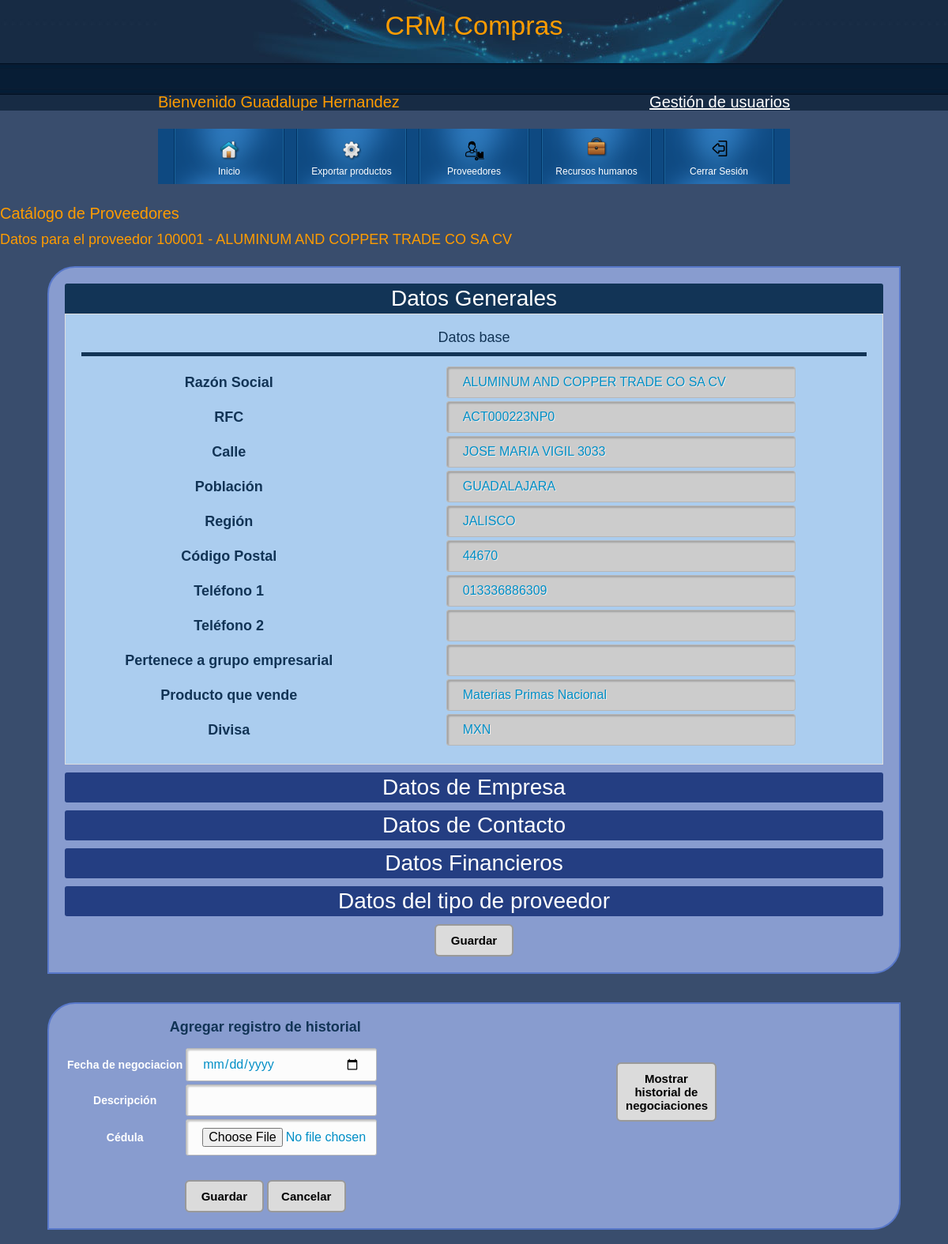
Screenshot of /CRMcompras/formulario.php?idProveedor=100001 (signed in) with the database file from the repository.
### tables this page shows
CREATE TABLE `Proveedores` (
  `numProveedor` int(20) NOT NULL COMMENT 'Clave del proveedor',
  `PaginaWeb` varchar(200) NOT NULL COMMENT 'Sitio web del proveedor',
  `TieneFiliales` tinyint(1) NOT NULL COMMENT 'El provedoor tiene filiales?',
  `NombresFiliales` varchar(200) NOT NULL COMMENT 'Nombre de las filiales del proveedor',
  `FechaFundacion` date NOT NULL COMMENT 'fecha de fundación del proveedor',
  `Contacto1` varchar(100) NOT NULL COMMENT 'Nombre del primer contacto',
  `Contacto2` varchar(100) NOT NULL COMMENT 'Nombre del segundo contacto',
  `Contacto3` varchar(100) NOT NULL COMMENT 'Nombre del tercer contacto',
  `Cargo1` varchar(100) NOT NULL COMMENT 'Cargo del primer contacto',
  `Cargo2` varchar(100) NOT NULL COMMENT 'Cargo del segundo contacto',
  `Cargo3` varchar(100) NOT NULL COMMENT 'Cargo del tercer contacto',
  `Correo1` varchar(100) NOT NULL COMMENT 'Correo del primer contacto',
  `Correo2` varchar(100) NOT NULL COMMENT 'Correo del segundo contacto',
  `Correo3` varchar(100) NOT NULL COMMENT 'Correo del tercer contacto',
  `ProveedorUnico` varchar(100) NOT NULL COMMENT 'Es el unico proveedor que nos provee lo mismo que el?',
  `ProveedorPrincipalAlterno` varchar(100) NOT NULL COMMENT 'Que otro proveedor nos surte lo mismo?',
  `ProveedorConfiable` varchar(100) NOT NULL COMMENT 'El proveedor es confiable?',
  `ProveedorCondicionado` varchar(100) NOT NULL COMMENT 'El proveedor es condicional?',
  `CantidadEmpleados` int(11) NOT NULL COMMENT 'Cuantos empleados tiene?',
  `CantidadClientes` int(11) NOT NULL COMMENT 'Cuantos clientes maneja?',
  `VentasAnioAnterior2` varchar(20) NOT NULL COMMENT 'Cuabto vendió hace dos años',
  `VentasAnioAnterior1` varchar(20) NOT NULL COMMENT 'Cuabto vendió hace un años',
  `FacilmenteSustituible` varchar(20) NOT NULL COMMENT 'Podemos sustituirlo fácilmente?',
  `PartRelativaHelvexVentas` float NOT NULL COMMENT 'Que tanta participación tienen sus productos en nuestras ventas',
  `TasaDeDescuento` int(2) NOT NULL COMMENT 'Tasa de descuento que ofrece',
  `TieneSistemaCalidad` varchar(5) DEFAULT NULL COMMENT 'Tiene sistema de calidad?',
  `ProblemasCalidad6Meses` varchar(5) DEFAULT NULL COMMENT 'Ha tenido problemas de calidad en los últimos 6 meses?',
  `DesdeCuandoEsVendedor` date NOT NULL COMMENT 'Desde cuando nos vende?',
  `CondicionesPago` varchar(500) NOT NULL COMMENT 'Aplican condiciones de pago?',
  `Incremento` varchar(200) NOT NULL COMMENT 'Porcentaje de incremento de precios'
);

CREATE TABLE `DatosSAP` (
  `Numero` int(18) NOT NULL COMMENT 'id de proveedor',
  `RazonSocial` varchar(100) NOT NULL COMMENT 'nombre del proveedor',
  `Nombre2` varchar(30) NOT NULL COMMENT 'nombre opcional del proveedor',
  `RFC` varchar(18) NOT NULL COMMENT 'RFC del proveedor',
  `Calle` varchar(50) NOT NULL COMMENT 'Calle de la dirección del proveedor',
  `Poblacion` varchar(50) NOT NULL COMMENT 'Población de la dirección del proveedor',
  `Pais` varchar(30) NOT NULL COMMENT 'País del proveedor',
  `Region` varchar(50) NOT NULL COMMENT 'Región del proveedor',
  `CP` varchar(5) NOT NULL COMMENT 'Código Postal del proveedor',
  `PerteneceaGrupoEmpresarial` varchar(20) NOT NULL COMMENT 'Grupo Empresaial al que pertenece el proveedor',
  `Tel1` varchar(15) NOT NULL COMMENT 'Teléfono principal',
  `OrdenesCompraAnioAnterior2Cantidad` int(10) NOT NULL COMMENT 'Cantidad de ordenes de trabajo que Helvex tiene con este proveedor del año antepasado',
  `Tel2` varchar(15) NOT NULL COMMENT 'Teléfono adicional',
  `TipoMaterialQueVende` varchar(100) NOT NULL COMMENT 'Tipo de material que vende el proveedor',
  `ProductoQueVende` varchar(100) NOT NULL COMMENT 'Producto que vende o que le compra Helvex a éste proveedor',
  `Divisa` varchar(3) NOT NULL COMMENT 'Divisa en la que opera el proveedor',
  `OrdenesCompraAnioAnterior1Cantidad` int(10) NOT NULL COMMENT 'Cantidad de ordenes de trabajo que Helvex tiene con este proveedor del año pasado',
  `OrdenesCompraAnioCantidad` int(10) NOT NULL COMMENT 'Cantidad de ordenes de trabajo que Helvex tiene con este provedor del año actual',
  `OrdenesCompraAnioAnterior2Importe` varchar(20) NOT NULL COMMENT 'Importe de ordenes de trabajo que Helvex tiene con este proveedor del año antepasado',
  `OrdenesCompraAnioAnterior1Importe` varchar(20) NOT NULL COMMENT 'Importe de ordenes de trabajo que Helvex tiene con este proveedor del año pasado',
  `OrdenesCompraAnioImporte` varchar(20) NOT NULL COMMENT 'Importe de ordenes de trabajo que Helvex tiene con este provedor del año actual',
  `Moneda` varchar(3) NOT NULL COMMENT 'Moneda con la que le pagamos a éste proveedor',
  `PagosRelizadosAnioAnterior2` varchar(20) NOT NULL COMMENT 'Monto pagado del año antepasado',
  `PagosRelizadosAnioAnterior1` varchar(20) NOT NULL COMMENT 'Monto pagado del año pasado',
  `PagosRelizadosAnio` varchar(20) NOT NULL COMMENT 'MOnto pagado del año en curso',
  `PagosPorRealizar` varchar(20) NOT NULL COMMENT 'Monto de pagos por realizar'
);

### CRMcompras/formulario.php (the view, shortened to what this page needs)
<?php
  include "cabecera.php";
  include "save.php";
?>
</head>
<body>
<?php
if ($_SESSION['nombre'])
{
  $idProveedor=$_GET['idProveedor'];
  $query="select Proveedores.*, DatosSAP.* from Proveedores inner join DatosSAP
  on Proveedores.numProveedor = DatosSAP.Numero
  where numProveedor='$idProveedor'";
  $resultado=mysql_query($query);
  while ($fila = mysql_fetch_assoc($resultado)) {
   @$RazonSocial=$fila['RazonSocial'];
   @$RFC=$fila['RFC'];
   @$Calle=$fila['Calle'];
   @$Poblacion=$fila['Poblacion'];
   @$Region=$fila['Region'];
   @$CP=$fila['CP'];
   @$Tel1=$fila['Tel1'];
   @$Tel2=$fila['Tel2'];
   @$PerteneceaGrupoEmpresarial=$fila['PerteneceaGrupoEmpresarial'];
   @$ProductoQueVende=$fila['ProductoQueVende'];
   @$Divisa=$fila['Divisa'];
  }
?>
<h3>Cat&aacute;logo de Proveedores</h3>
<h4>Datos para el proveedor <?php echo $idProveedor.' - '.$RazonSocial;?></h4>
<form name="Form1" id="Form1" method="POST" enctype="multipart/form-data" action="save.php">
<div class="accordionWrapper">
<div class="accordionItem open" id="ai1">
<h2 class="accordionItemHeading" onclick="toogleAc('ai1');">Datos Generales</h2>
<div class="accordionItemContent">
  Datos base <br>
              <table width="100%" style="text-align: center; border-top: 5px solid #123456; padding-top: 1%; margin-top: 1%;">
              <tr>
                <td><b>Raz&oacute;n Social</b></td>
                <td><input type="text" class="datosBase" name="RazonSocial" id="RazonSocial"
                     placeholder="Linea 1" disabled="disabled" value="<?php if (isset($RazonSocial)) {echo @utf8_decode($RazonSocial);}?>">
                </td>
              </tr>
              <tr>
                <td><b>RFC</b></td>
                <td>
                <input type="text" class="datosBase" disabled="disabled" name="RFC" id="RFC"
                     placeholder="Linea 2" value="<?php if (isset($RFC)) {echo @utf8_decode($RFC);}?>">
              </td>
              </tr>
              <td><b>Calle</b></td>
                <td>
                <input type="text" class="datosBase" disabled="disabled" name="Calle" id="Calle"
                     placeholder="Linea 3" value="<?php if (isset($Calle)) {echo @utf8_decode($Calle);}?>">
                </td>
              <td><b>Poblaci&oacute;n</b></td>
                <td>
                <input type="text" class="datosBase" disabled="disabled" name="Poblacion" id="Poblacion"
                      value="<?php if (isset($Poblacion)) {echo @utf8_decode($Poblacion);}?>">
                </td>
              <td><b>Regi&oacute;n</b></td>
                <td>
                <input type="text" class="datosBase" disabled="disabled" name="Region" id="Region"
                      value="<?php if (isset($Region)) {echo @$Region;}?>">
               </td>
              <td><b>C&oacute;digo Postal</b></td>
                <td>
                <input type="text" class="datosBase" disabled="disabled" name="CP" id="CP"
                      value="<?php if (isset($CP)) {echo @utf8_decode($CP);}?>">
               </td>
              <td><b>Tel&eacute;fono 1</b></td>
                <td>
                <input type="text" class="datosBase" disabled="disabled" name="Tel1" id="Tel1"
                      value="<?php if (isset($Tel1)) {echo @utf8_decode($Tel1);}?>">
               </td>
              <td><b>Tel&eacute;fono 2</b></td>
                <td>
                <input type="text" class="datosBase" disabled="disabled" name="Tel2" id="Tel2"
                      value="<?php if (isset($Tel2)) {echo @utf8_decode($Tel2);}?>">
               </td>
              <td><b>Pertenece a grupo empresarial</b></td>
                <td>
                <input type="text" class="datosBase" disabled="disabled" name="PerteneceaGrupoEmpresarial" id="PerteneceaGrupoEmpresarial" value="<?php if (isset($PerteneceaGrupoEmpresarial)) {echo @utf8_decode($PerteneceaGrupoEmpresarial);}?>">
               </td>
              <td><b>Producto que vende</b></td>
                <td>
                <input type="text" class="datosBase" disabled="disabled" name="ProductoQueVende" id="ProductoQueVende"
                      value="<?php if (isset($ProductoQueVende)) {echo @utf8_decode($ProductoQueVende);}?>">
               </td>
              <td><b>Divisa</b></td>
                <td>
                <input type="text" class="datosBase" disabled="disabled" name="OrdenesCompraAnioImporte" id="OrdenesCompraAnioImporte" value="<?php if (isset($Divisa)) {echo @utf8_decode($Divisa);}?>">
               </td>
      </table>
</div>
</div>
<div class="accordionItem close" id="ai2">
<h2 class="accordionItemHeading" onclick="toogleAc('ai2');">Datos de Empresa</h2>
</div>
<div class="accordionItem close" id="ai3">
<h2 class="accordionItemHeading" onclick="toogleAc('ai3');">Datos de Contacto</h2>
</div>
<div class="accordionItem close" id="ai4">
<h2 class="accordionItemHeading" onclick="toogleAc('ai4');">Datos Financieros</h2>
</div>
<div class="accordionItem close" id="ai5">
<h2 class="accordionItemHeading" onclick="toogleAc('ai5');">Datos del tipo de proveedor</h2>
</div>
    <div style="height: 10px"></div>
  <button id="Guardar" type="submit">Guardar</button>
</form>
<br><br>
<div class="historialContainer">
<div id="c1" style="width: 49%; float: left;">
 <?php $url=$_SERVER['REQUEST_URI'];
$partes=explode("/",$url);
$action=$partes[sizeof($partes)-1];
?>
        <h4>Agregar registro de historial</h4>
<form name="FormHistorial" id="FormHistorial" onsubmit="agregarHistorial();" method="POST" enctype="multipart/form-data" action="<?php echo $action; ?>">
<table>
 <tr>
  <td><b>Fecha de negociacion</b></td>
  <td><input style="width:90%;" type="date" class="hh" required name="hhfechaNegociacion" id="hhfechaNegociacion">
 </td>
 </tr>
  <tr>
  <td><b>Descripci&oacute;n</b></td>
  <td><input type="text" class="hh" required name="hhdescripcionHistorial" id="hhdescripcionHistorial">
 </td>
 </tr>
   <tr>
  <td><b>C&eacute;dula</b></td>
  <td><input type="file" class="hh" required name="hhcedula" id="hhcedula"></td>
 </tr>
 </table><br>
				<button name="botonHistorial" id="botonHistorial" type="submit" class="btn btn-primary">Guardar</button>
				<button type="button" name="botonCancelarHistorial" id="botonCancelarHistorial" onclick="cancelarHistorial();" class="btn btn-danger" data-dismiss="modal">Cancelar</button>
	</form>
</div>
<div id="c2" style="width: 49%; float: left;">
<div class="form-group">
    <br>
    <br>
    <br>
<button type="button" style="width:25% !important" id="btnHistorial" onclick="toogleDemo('demo2','btnHistorial','Historial de Negociaciones');">Mostrar  historial de negociaciones</button>
  </div>
  </div>
</div>
<br>
<?php
 }
 else {
header('Location: index.php');
exit;
 }
 ?>
</body>
</html>

### css/styles.css (style rules this page uses)
body { margin: 0; padding: 0; color: #999; font-family: Tahoma, Geneva, sans-serif; font-size: 12px; line-height: 1.5em; background-color: #394D6D; background-image: url(../images/body.jpg); background-position: top; background-repeat: repeat-x; }
h1, h2, h3, h4, h5, h6 { color: #ff9c00; font-weight: normal; }
h2 { font-size: 28px; margin: 0 0 20px; padding: 5px 0 }
h3 { font-size: 20px; margin: 0 0 15px; padding: 0; }
h4 { font-size: 18px; margin: 0 0 15px; padding: 0; }
form { margin: 0px; padding: 0px; }
button, .boton { text-decoration: none !important; padding: 10px; font-weight: 600 !important; font-size: 15px; background-color: #dbdbdb; border-radius: 6px; border: 2px solid #999; width:100px !important; }
input,select { width: 200px !important; display: inline-block; -webkit-box-sizing: content-box; -moz-box-sizing: content-box; box-sizing: content-box; padding: 10px 20px; border: 1px solid #b7b7b7; -webkit-border-radius: 3px; border-radius: 3px; font: normal 16px/normal Arial, Helvetica, sans-serif; color: rgba(0,142,198,1); -o-text-overflow: clip; text-overflow: clip; background: rgba(252,252,252,1); -webkit-box-shadow: 2px 2px 2px 0 rgba(0,0,0,0.2) inset; box-shadow: 2px 2px 2px 0 rgba(0,0,0,0.2) inset; text-shadow: 1px 1px 0 rgba(255,255,255,0.66) ; -webkit-transition: all 200ms cubic-bezier(0.42, 0, 0.58, 1); -moz-transition: all 200ms cubic-bezier(0.42, 0, 0.58, 1); -o-transition: all 200ms cubic-bezier(0.42, 0, 0.58, 1); transition: all 200ms cubic-bezier(0.42, 0, 0.58, 1); }
#Form1 input,select { width: 400px !important; }
.historialContainer { color: #ffffff; font-size: 14px; font-weight: 400; text-align: center; background: #889ccf; overflow: hidden; padding: 20px; border-radius: 35px 0px 35px 0px; -moz-border-radius: 35px 0px 35px 0px; -webkit-border-radius: 35px 0px 35px 0px; border: 2px solid #5878ca; margin-left: 5%; margin-right: 5%; }
.historialContainer h4 { color: #123456 !important; font-weight: bold; }
.accordionWrapper { color: #ffffff; font-size: 18px; font-weight: 400; text-align: center; background: #889ccf; margin: 25px 5% 0 5%; overflow: hidden; padding: 20px; border-radius: 35px 0px 35px 0px; -moz-border-radius: 35px 0px 35px 0px; -webkit-border-radius: 35px 0px 35px 0px; border: 2px solid #5878ca; }
.accordionItem { float:left; display:block; width:100%; box-sizing: border-box; font-family:'Open-sans',Arial,sans-serif; }
.accordionItemHeading { cursor:pointer; margin:0px 0px 10px 0px; padding:10px; background-color:#243E82; color:#fff; width:100%; border-radius: 3px; box-sizing: border-box; }
.open .accordionItemContent { padding: 20px; color: #123456; background-color: #abcdef; border: 1px solid #ddd; width: 100%; margin: 0px 0px 10px 0px; display:block; -webkit-transform: scaleY(1); transform: scaleY(1); -webkit-transform-origin: top; transform-origin: top; transition: -webkit-transform 0.4s ease; transition: transform 0.4s ease; transition: transform 0.4s ease, -webkit-transform 0.4s ease; box-sizing: border-box; }
.open .accordionItemHeading { margin:0px; -webkit-border-top-left-radius: 3px; -webkit-border-top-right-radius: 3px; -moz-border-radius-topleft: 3px; -moz-border-radius-topright: 3px; border-top-left-radius: 3px; border-top-right-radius: 3px; -webkit-border-bottom-right-radius: 0px; -webkit-border-bottom-left-radius: 0px; -moz-border-radius-bottomright: 0px; -moz-border-radius-bottomleft: 0px; border-bottom-right-radius: 0px; border-bottom-left-radius: 0px; background: #123456; color: #ffffff; }

### CRMcompras/formulario.php (style rules this page uses)
.datosBase { background: #ccc; }

### rows the page displays
proveedores: datossap.RazonSocial "ALUMINUM AND COPPER TRADE CO SA CV", RazonSocial "ALUMINUM AND COPPER TRADE CO SA CV", RFC "ACT000223NP0", Calle "JOSE MARIA VIGIL 3033", Poblacion "GUADALAJARA", Region "JALISCO", CP "44670", Tel1 "013336886309", ProductoQueVende "Materias Primas Nacional", OrdenesCompraAnioImporte "MXN"

### other values shown
utf8_encode($_SESSION['nombre']) "Guadalupe Hernandez"
$idProveedor "100001"
